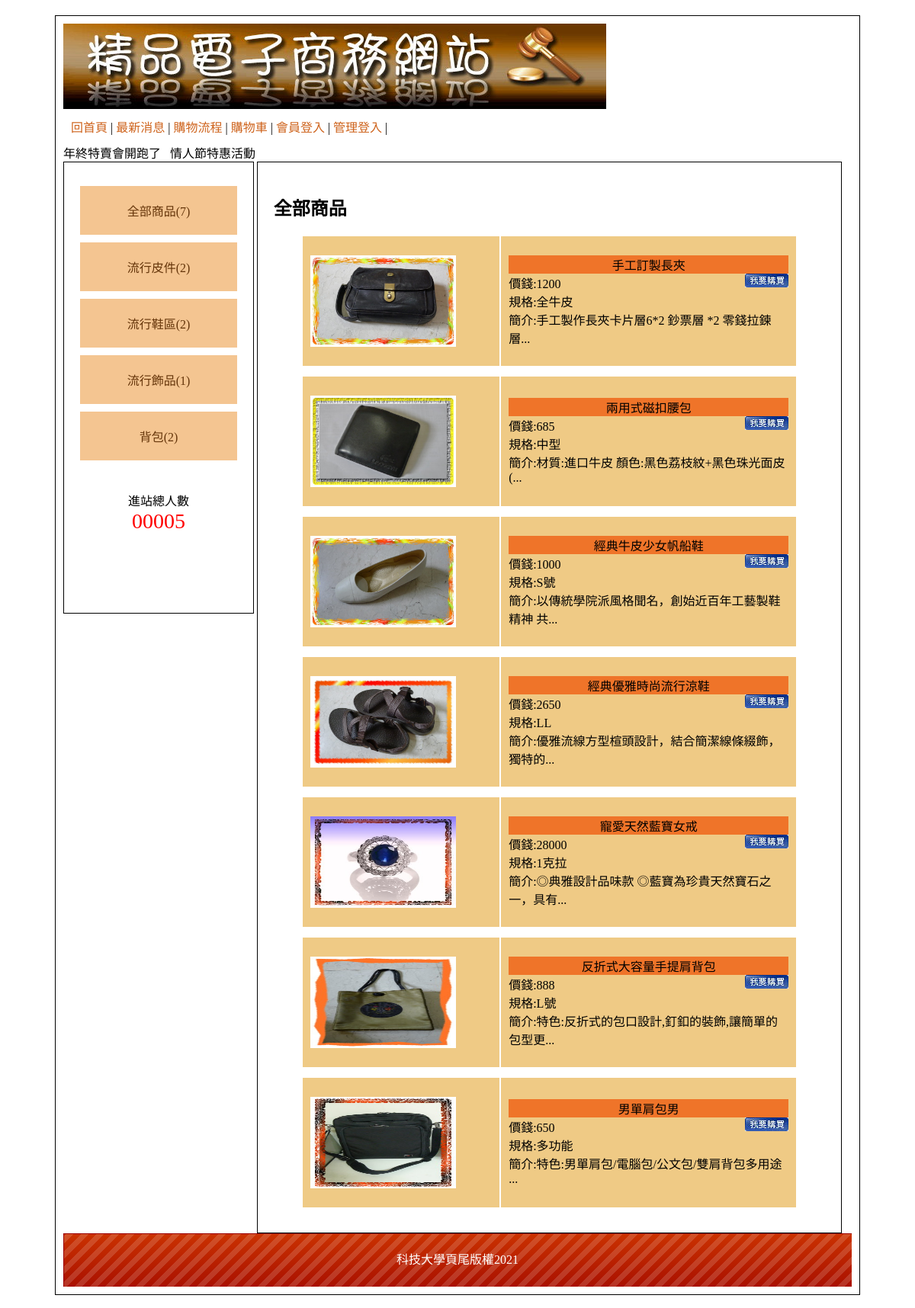
The page / on the database its author committed.
### tables this page shows
CREATE TABLE `type` (
  `id` int(10) UNSIGNED NOT NULL,
  `name` text NOT NULL,
  `parent` int(10) UNSIGNED NOT NULL DEFAULT 0
);

CREATE TABLE `goods` (
  `id` int(10) UNSIGNED NOT NULL,
  `no` text NOT NULL,
  `name` text NOT NULL,
  `price` int(10) UNSIGNED NOT NULL,
  `spec` text NOT NULL,
  `qt` int(10) UNSIGNED NOT NULL,
  `img` text NOT NULL,
  `intro` text NOT NULL,
  `big` int(10) UNSIGNED NOT NULL,
  `mid` int(10) UNSIGNED NOT NULL,
  `sh` int(1) UNSIGNED NOT NULL DEFAULT 1
);

CREATE TABLE `bot` (
  `id` int(10) UNSIGNED NOT NULL,
  `bot` text NOT NULL
);

### base.php (called while the page is built, shortened)
<?php
class DB{
    private $dsn="mysql:host=localhost;charset=utf8;dbname=web04";
    private $root='root';
    private $password='12345';
    private $table;
    private $pdo;
    public function __construct($table){
        $this->table=$table;
        $this->pdo=new PDO($this->dsn,$this->root,$this->password);
    }
    public function all(...$arg){
        $sql="select * from $this->table ";
        if(isset($arg[0])){
            if(is_array($arg[0])){
                foreach($arg[0] as $key => $value){
                    $tmp[]=sprintf("`%s`='%s'",$key,$value);
                }
                    $sql=$sql . " where " . implode(" && ",$tmp);
            }else{
                $sql=$sql . $arg[0];
            }
        }
        return $this->pdo->query($sql)->fetchAll();
    }
    public function count(...$arg){
        $sql="select count(*) from $this->table ";
        if(isset($arg[0])){
            if(is_array($arg[0])){
                foreach($arg[0] as $key => $value){
                    $tmp[]=sprintf("`%s`='%s'",$key,$value);
                }
                    $sql=$sql . " where " . implode(" && ",$tmp);
            }else{
                $sql=$sql . $arg[0];
            }
        }
        return $this->pdo->query($sql)->fetchColumn();
    }
    public function find($id){
        $sql="select * from $this->table ";
            if(is_array($id)){
                foreach($id as $key => $value){
                    $tmp[]=sprintf("`%s`='%s'",$key,$value);
                }
                    $sql=$sql . " where " . implode(" && ",$tmp);
            }else{
                $sql=$sql . " where `id`='$id'";
            }
        return $this->pdo->query($sql)->fetch(PDO::FETCH_ASSOC);
    }
}
$Bot=new DB('bot');
$Type=new DB('type');
$Goods=new DB('goods');
?>

### index.php (the view, shortened to what this page needs)
<?php include_once "base.php";?>
<!DOCTYPE html
    PUBLIC "-//W3C//DTD XHTML 1.0 Transitional//EN" "http://www.w3.org/TR/xhtml1/DTD/xhtml1-transitional.dtd">
<html xmlns="http://www.w3.org/1999/xhtml">
<head>
    <link href="./css/css.css" rel="stylesheet" type="text/css">
</head>
<body>
    <div id="main">
        <div id="top">
            <a href="?">
                <img src="./icon/0416.jpg">
            </a>
            <div style="padding:10px;">
                <a href="?">回首頁</a> |
                <a href="?do=news">最新消息</a> |
                <a href="?do=look">購物流程</a> |
                <a href="?do=buycart">購物車</a> |
                <?php
                if(isset($_SESSION['mem'])){
                    echo "<a href='?do=logout'>登出</a> |";
                }else{
                    echo "<a href='?do=login'>會員登入</a> |";
                }
                ?>
                <?php
                if(isset($_SESSION['admin'])){
                    echo "<a href='backend.php'>返回管理</a> |";
                }else{
                    echo "<a href='?do=admin'>管理登入</a> |";
                }
                ?>
            </div>
            <marquee>年終特賣會開跑了&nbsp;&nbsp;&nbsp;情人節特惠活動</marquee>
        </div>
        <div id="left" class="ct">
            <div style="min-height:400px;">
            <div><a href="?type=0">全部商品(<?=$Goods->count(['sh'=>1]);?>)</a></div>
            <?php
            $typeBig=$Type->all(['parent'=>0]);
            foreach($typeBig as $tb){
                echo "<div class='ww'>";
                echo "<a href='?type={$tb['id']}'>{$tb['name']}(".$Goods->count(['big'=>$tb['id'],'sh'=>1]).")</a>";
                echo "</div>";
            }
            ?>
            </div>
            <span>
                <div>進站總人數</div>
                <div style="color:#f00; font-size:28px;">
                    00005 </div>
            </span>
        </div>
        <div id="right">
        <?php
        $do=$_GET['do']??'home';
        $file='frontend/'.$do.".php";
        if(file_exists($file)){
                include $file;
        }else{
                include 'frontend/home.php';
        }
        ?>
        </div>
        <div id="bottom" style="line-height:70px;background:url(icon/bot.png); color:#FFF;" class="ct">
        <?=$Bot->find(1)['bot'];?> </div>
    </div>
</body>
</html>

### frontend/home.php (shortened to what this page needs)
<?php
$type=$_GET['type']??0;
if($type==0){
    $nav="全部商品";
    $rows=$Goods->all(['sh'=>1]);
}
?>
<h2><?=$nav;?></h2>
<?php
foreach($rows as $row){
?>
<table class="all">
    <tr class="pp">
        <td width="40%" height="150px">
            <a href='?do=detail&id=<?=$row['id'];?>'><img src="img/<?=$row['img'];?>" style="width:80%;height:80%"></a>
        </td>
        <td>
            <div class="tt ct"><?=$row['name'];?></div>
            <div>價錢:<?=$row['price'];?>
            <a style="float:right" href='?do=buycart&id=<?=$row['id'];?>&qt=1'><img src="icon/0402.jpg"></a>
        </div>
            <div>規格:<?=$row['spec'];?></div>
            <div>簡介:<?=mb_substr($row['intro'],0,25);?>...</div>
        </td>
    </tr>
</table>
<?php
}
?>

### css/css.css (style rules this page uses)
body { font-family:"微軟正黑體"; }
#main { width:1034px; padding:10px; margin:20px auto 20px auto; border:#000 solid 1px; min-height:768px; }
#top a { color:#CE631C; text-decoration:none; }
#left { display:inline-block; width:20%; padding:2%; min-height:550px; vertical-align:top; border:#000 1px solid; }
#left a { display:block; padding:20px 5px 20px 5px; text-decoration:none; background:#F4C591; margin:10px auto 10px auto; color:#65350A; }
.ct { text-align:center; }
#right { display:inline-block; width:70%; padding:2%; min-height:550px; border:#000 1px solid; }
#bottom { height:70px; background-size:cover; }
.all { width:90%; margin:10px auto 10px auto; }
.all td { min-width:50px; padding:10px; }
.tt { background:#EF7429; }
.pp { background:#EFCA85; }
.pp td { background:#EFCA85; }

### rows shown on the page
type: name "流行皮件", count "2"
type: name "流行鞋區", id "2"
type: name "流行飾品", count "1"
type: name "背包", count "2"
goods: img (picture), name "手工訂製長夾", price "1200", spec "全牛皮", intro "手工製作長夾卡片層6*2 鈔票層 *2 零錢拉鍊層"
goods: img (picture), name "兩用式磁扣腰包", price "685", spec "中型", intro "材質:進口牛皮 顏色:黑色荔枝紋+黑色珠光面皮("
goods: img (picture), name "經典牛皮少女帆船鞋", price "1000", spec "S號", intro "以傳統學院派風格聞名，創始近百年工藝製鞋精神 共"
goods: img (picture), name "經典優雅時尚流行涼鞋", price "2650", spec "LL", intro "優雅流線方型楦頭設計，結合簡潔線條綴飾， 獨特的"
goods: img (picture), name "寵愛天然藍寶女戒", price "28000", spec "1克拉", intro "◎典雅設計品味款 ◎藍寶為珍貴天然寶石之一，具有"
goods: img (picture), name "反折式大容量手提肩背包", price "888", spec "L號", intro "特色:反折式的包口設計,釘釦的裝飾,讓簡單的包型更"
goods: img (picture), name "男單肩包男", price "650", spec "多功能", intro "特色:男單肩包/電腦包/公文包/雙肩背包多用途"
bot: bot "科技大學頁尾版權2021"

### other values the page prints
$Goods->count(['sh'=>1]) "7"
$nav "全部商品"
